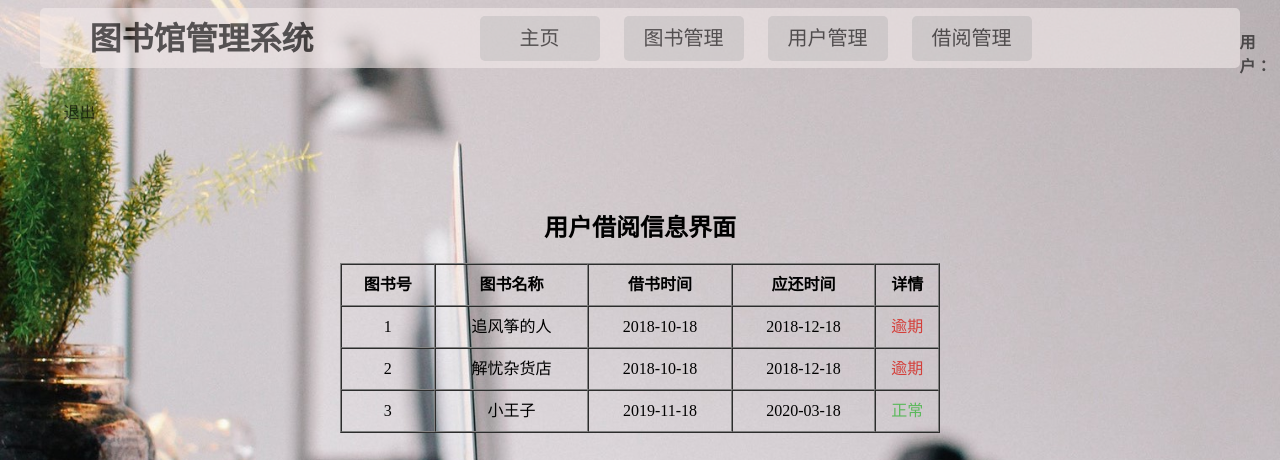
/userborrowInf.php?user_id=10000, run on the app's committed database.
### tables this page shows
CREATE TABLE `borrow_list` (
  `book_id` int(11) NOT NULL,
  `user_id` int(11) NOT NULL,
  `borrow_date` date NOT NULL,
  `back_date` date NOT NULL
);

CREATE TABLE `book_info` (
  `id` int(11) NOT NULL,
  `name` char(30) NOT NULL,
  `author` char(30) NOT NULL,
  `press` char(20) NOT NULL,
  `press_time` char(10) NOT NULL,
  `price` char(10) NOT NULL,
  `ISBN` char(13) NOT NULL,
  `desc` text
);

### userborrowInf.php (the view)
<?php
include_once("header.php");
include_once("conn.php");
$id = $_GET['user_id'];
?>
<?php
$query = "SELECT book_id,name,borrow_date,back_date
            FROM borrow_list a,book_info b
            WHERE a.book_id = b.id AND a.user_id='$id'";
$stmt= $dbh->query($query);
echo "<table border='1px gray solid' width='600px' align='center' style='margin-top: 120px;' cellpadding='0' cellspacing='0'>";
echo "<caption><h2>用户借阅信息界面</h2></caption>";
echo "<tr style='line-height: 40px;'><th>图书号</th><th>图书名称</th><th>借书时间</th><th>应还时间</th><th>详情</th></tr>";
$time = time();
$borrow_data = date("Y-m-d",$time);
$a = strtotime($borrow_data);
foreach ($stmt as $row){
        echo "<tr style='text-align: center;line-height: 40px'>";
        echo "<td>".$row['book_id']."</td>";
        echo "<td>".$row['name']."</td>";
        echo "<td>".$row['borrow_date']."</td>";
        echo "<td>".$row['back_date']."</td>";
        $b = strtotime($row['back_date']);
        if($a<=$b){
            echo "<td><span style='color: #5cb85c'>正常</span></td>";
        }else{
            echo "<td><a href='borrowmanager.php' style='color: #d43f3a;text-decoration: none;'>逾期</a></td>";
        }
        echo "</tr>";
}
echo "</table>"
?>

### style/style.css (style rules this page uses)
body { background: url("../images/bg.jpg"); background-attachment:fixed; background-size: 100%; }
a { text-decoration: none; }

### data on the page
borrow_list: book "1", book_info.name "追风筝的人", borrow_date "2018-10-18", back_date "2018-12-18", shows "逾期"
borrow_list: book "2", book_info.name "解忧杂货店", borrow_date "2018-10-18", back_date "2018-12-18", shows "逾期"
borrow_list: book "3", book_info.name "小王子", borrow_date "2019-11-18", back_date "2020-03-18", shows "正常"
